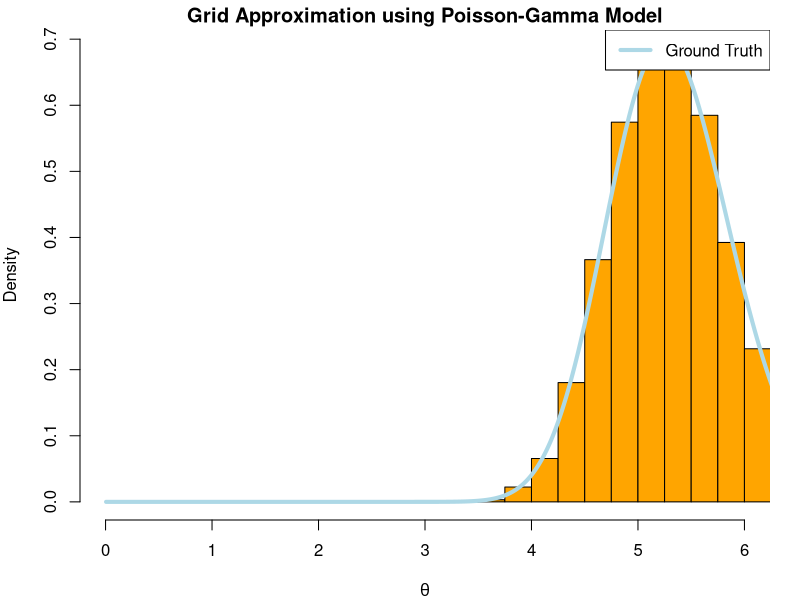
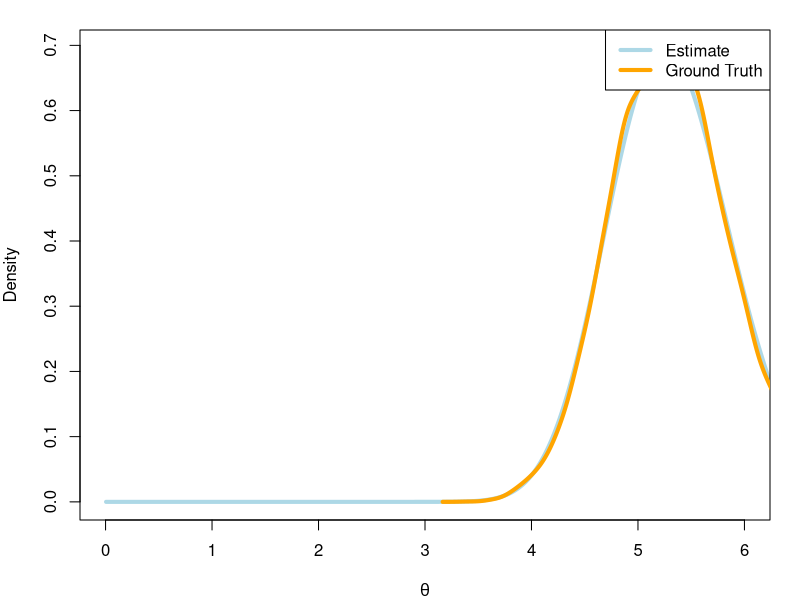

Source code (R) for these figures, in order: (Note: this script raises an error after producing the figures.)
## ---- chunk 1
true_theta <- 5
a <- b <- 1
n <- 15
set.seed(123)

y <- rpois(n,true_theta)
#Un-normalized Posterior (numerator for gamma distribution)
q <- function(theta,y,n,alpha,beta){
  theta^(alpha + sum(y) - 1) * exp(-(n + beta)*theta)
}

#Explore theta on (0,25) --> Need a fixed range 
low_bound <- 0
high_bound <- 20
#Grid increment
i <- 0.01
grid <- seq(low_bound + i/2, high_bound - i/2,by = i)
n_sim <- 10000
grid_n <- length(grid)
grid_val <- q(grid,y,n,a,b)
#Normalize to create a proper categorical distribution
grid_norm <- grid_val/sum(grid_val)

## Simulate values
sim_idx <- sample(1:grid_n,n_sim,prob = grid_norm,replace = TRUE)

#Noise parameter
e <- runif(n_sim,-i/2,i/2)
theta_sim <- grid[sim_idx] + e

par(mfrow = c(1,1),mar = c(4,4,1.5,1.5))
## Visualize with histogram
hist(theta_sim,col = 'orange',breaks = seq(0,8,0.25), probability = TRUE,
     main = 'Grid Approximation using Poisson-Gamma Model',
     xlab = expression(theta),xlim = c(0,6))
lines(grid,dgamma(grid,a + sum(y),b + n),col = 'lightblue',lwd = 4)
legend('topright', legend = 'Ground Truth', col = 'lightblue',lwd = 4)
## Visualize with density estimate
plot(grid,dgamma(grid,a + sum(y),b + n), type = 'l',col = 'lightblue',lwd = 4, ylab = 'Density',
     xlab = expression(theta),xlim = c(0,6))
lines(density(theta_sim),col = 'orange',lwd = 4)
legend('topright', legend = c('Estimate','Ground Truth'), col = c('lightblue','orange'),lwd = 4)
## ---- chunk 2
#Approximating the distribution we generated in the previous example
q <- function(theta,y,n,mu,sigma2){
  theta^(sum(y) - 1) * exp(-n*theta-(log(theta)-mu)^2 / (2*sigma2))
}
mu <- 1
sigma2 <-1
#Explore theta on (0,25) --> Need a fixed range 
low_bound <- 0
high_bound <- 20
#Grid increment
i <- 0.01
grid <- seq(low_bound + i/2, high_bound - i/2,by = i)
grid_val <- q(grid,y,n,mu,sigma2)
grid_norm <- grid_val/sum(grid_val)

## Simulate values
sim_idx <- sample(1:grid_n,n_sim,prob = grid_norm,replace = TRUE)
#Noise parameter
e <- runif(n_sim,-i/2,i/2)
theta_sim <- grid[sim_idx] + e

## Visualize
par(mfrow = c(1,1),mar = c(4,4,1.5,1.5))
#plot 1
hist(theta_sim,col = 'orange',breaks = seq(0,8,0.25), probability = TRUE,
     main = 'Grid Approximation using Poisson-LogNormal',
     xlab = expression(theta),xlim = c(0,8),ylim = c(0,0.75))
lines(grid,dgamma(grid,a + sum(y),b + n),col = 'lightblue',lwd = 4)
legend('topright', legend = 'Ground Truth', col = 'lightblue',lwd = 4)
##plot 2

plot(grid,dgamma(grid,a + sum(y),b + n), type = 'l',col = 'lightblue',lwd = 4, ylab = 'Density',
     xlab = expression(theta),xlim = c(0,8),ylim = c(0,0.75))
lines(density(theta_sim),col = 'orange',lwd = 4)
legend('topright', legend = c('Estimate','Ground Truth'), col = c('lightblue','orange'),lwd = 4)

## ---- chunk 3
a_n <- a + sum(y)
b_n <- b + n
#True Expected Posterior
a_n/b_n
#Simulated Posterior Mean
mean(theta_sim)
theta_est <- cumsum(theta_sim)/1:length(theta_sim)
plot(1:length(theta_sim),theta_est,ylim = c(2.5,3.6),
     ylab = expression(theta),
     xlab = 'N')
abline(h = a_n/b_n,col = 'red')
## ---- chunk 4
#True Posterior variance
a_n/(b_n^2)
#Simulated Posterior variance
var(theta_sim)
## ---- chunk 5
#True Posterior
pgamma(3,a_n,b_n,lower.tail = FALSE)
#Simulated Posterior
mean(theta_sim > 3)

## ---- chunk 6
conf <- 0.05

#True 95% credible interval lower bound
qgamma(conf/2,a_n,b_n)
#Estimated 95% credible interval lower bound
quantile(theta_sim,conf/2)
## ---- chunk 7
#True 95% credible interval upper bound
qgamma(1- conf/2,a_n,b_n)
#Estimated 95% credible interval upper bound
quantile(theta_sim,1- conf/2)
## ---- chunk 8
a <- 2
b <- 3
r <- 4
true_expec <- gamma(a + r)/((b^r) *gamma(a))
x <- seq(0,5,by = 0.01)
y <- x^r
par(mar=c(3,3,2,2))
plot(x,y*dgamma(x,2,3),type = 'l',col = 'red',
     xlab = 'X',ylab = '',ylim = c(0,1.2))
lines(x,dgamma(x,2,3),col = 'blue')
legend('topright',legend = c('g(x)f(x)','f(x)'),col = c('red','blue'))
## ---- chunk 9
runs <- 1000
samples <- 10000
estimates <- matrix(0,nrow = runs,ncol = 5)
for (run in 1:runs){
  X1 <- rgamma(samples,a,b)
  X2 <- rgamma(samples,6,3)
  X3 <- rt(samples,5) + 2
  X4 <- rnorm(samples,3,2)
  X5 <- rgamma(samples,5,2)
  Y1 <- (X1^r)
  Y2 <- (X2^r)*dgamma(X2,a,b)/dgamma(X2,6,3)
  Y3 <- (X3^r)*dgamma(X3,a,b)/dt(X3-2,5)
  Y4 <- (X4^r)*dgamma(X4,a,b)/dnorm(X4,3,2)
  Y5 <- (X5^r)*dgamma(X5,a,b)/dgamma(X5,5,2)
  estimates[run,] <- c(mean(Y1),mean(Y2),
                       mean(Y3),mean(Y4),mean(Y5))
}
par(mar=c(3,3,2,2))
boxplot(estimates)
title('Comparison of IS Estimators over 1000 Replicates')
abline(h = true_expec,col = 'red')
## ---- chunk 10
true_dist <- function(x){   return(dnorm(x,30,10)+ dnorm(x,80,20))  } 
estim_dist <- function(x){   return(dnorm(x,50,30)) } 
x <- seq(-50,150) 
c <- max(true_dist(x)/estim_dist(x)) 
plot(x,true_dist(x),type = 'l',ylim = c(0,0.06)) 
lines(x,c*estim_dist(x)) 
## ---- chunk 11
rej_sample <- function(n,c){   
  x <- rnorm(n,50,30)  
  k <- runif(n)   
  return(x[true_dist(x)/(c*estim_dist(x)) > k]) }
rej_x <- rej_sample(100000,c) 
hist(rej_x,freq = F, ylim = c(0,0.02)) 
lines(x = density(x = rej_x))
## ---- chunk 12
y <- c(0,0)
rho <- -0.7
set.seed(111)
mu1_sample <- function(y, rho, mu2) rnorm(1, y[1] + rho * (mu2-y[2]), sqrt(1-rho^2))
mu2_sample <- function(y, rho, mu1) rnorm(1, y[2] + rho * (mu1-y[1]), sqrt(1-rho^2))

n_sim <- 100
mu1 <- mu2 <- numeric(n_sim)
mu1[1] <- mu2[1] <- 2
for (i in 2:n_sim){
  mu1[i] <- mu1_sample(y,rho,mu2[i-1])
  mu2[i] <- mu2_sample(y,rho,mu1[i])
}

library(ggplot2)

gibbs_df <- data.frame(mu1,mu2, iteration = 1:n_sim)
gibbs_df$start <- '-'
gibbs_df$start[1] <- "Start"

ggplot(gibbs_df,aes(mu1,mu2,shape = start)) + 
  geom_point() + geom_path(aes(group = 'all'))  + 
  theme(panel.grid.major = element_blank(),
        panel.grid.minor = element_blank(),
panel.background = element_blank(),
axis.line = element_line(colour = "black"))

## ---- chunk 13
covar <- matrix(c(1,rho,rho,1),ncol =2)

X <- MASS::mvrnorm(n_sim,y,covar)

par(mfrow = c(1,2))
 plot(mu1, mu2, pch = 16, col = 'orange',
       xlim = c(-4,4), ylim = c(-4,4), asp = 1, xlab = expression(mu[1]), 
       ylab = expression(mu[2]),
      main = 'MCMC')
  plot(X[,1], X[,2], pch = 16, col = 'orange',
       xlim = c(-4,4), ylim = c(-4,4), asp = 1, xlab = expression(mu[1]), 
       ylab = expression(mu[2]),
       main = 'True Posterior')
## ---- chunk 14
t <- 10000
x <- matrix(0,nrow = 2,ncol = t)
x[,1] <- c(-2,2)
z <- c(0,0)
rho <- -0.7
covar <- matrix(c(1,rho,rho,1),ncol =2)
for (i in 2:t){
  z[1] <- rnorm(1,x[1,i-1])
  z[2] <- rnorm(1,x[2,i-1])
  A <- min(1,mvtnorm::dmvnorm(z,mean = rep(0,2),sigma = covar))
  if (runif(1) < A){
    x[,i] <- z
  } else {
    x[,i] <- x[,i-1]
  }
}
x <- as.data.frame(t(x))
ggplot(x,aes(V1,V2)) + geom_point()  + 
  theme(panel.grid.major = element_blank(),
        panel.grid.minor = element_blank(),
panel.background = element_blank(),
axis.line = element_line(colour = "black")) +
  labs(title = 'Metropolis-Hastings Algorithm Samples',
       x = expression(mu[1]),
       y = expression(mu[2]))
